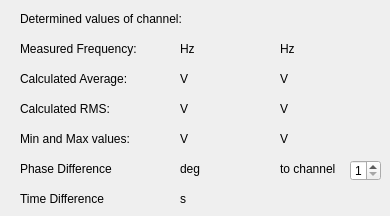
   <widget class="QWidget" name="Measure">
    <property name="toolTip">
     <string>Shows measured values</string>
    </property>
    <attribute name="title">
     <string>Measure</string>
    </attribute>
    <widget class="QLabel" name="labelMeasuredFrequency">
     <property name="geometry">
      <rect>
       <x>20</x>
       <y>40</y>
       <width>141</width>
       <height>17</height>
      </rect>
     </property>
     <property name="text">
      <string>Measured Frequency:</string>
     </property>
    </widget>
    <widget class="QLabel" name="labelCalculatedRMS">
     <property name="geometry">
      <rect>
       <x>20</x>
       <y>100</y>
       <width>141</width>
       <height>17</height>
      </rect>
     </property>
     <property name="text">
      <string>Calculated RMS:</string>
     </property>
    </widget>
    <widget class="QLabel" name="labelMinMaxValue">
     <property name="geometry">
      <rect>
       <x>20</x>
       <y>130</y>
       <width>141</width>
       <height>17</height>
      </rect>
     </property>
     <property name="text">
      <string>Min and Max values:</string>
     </property>
    </widget>
    <widget class="QDoubleLableWithUnit" name="valueMeasuredFrequency">
     <property name="geometry">
      <rect>
       <x>180</x>
       <y>40</y>
       <width>81</width>
       <height>17</height>
      </rect>
     </property>
     <property name="text">
      <string>Hz</string>
     </property>
    </widget>
    <widget class="QDoubleLableWithUnit" name="valueMeasuredMin">
     <property name="geometry">
      <rect>
       <x>180</x>
       <y>130</y>
       <width>81</width>
       <height>17</height>
      </rect>
     </property>
     <property name="text">
      <string>V</string>
     </property>
    </widget>
    <widget class="QDoubleLableWithUnit" name="valueMeasuredMax">
     <property name="geometry">
      <rect>
       <x>280</x>
       <y>130</y>
       <width>81</width>
       <height>17</height>
      </rect>
     </property>
     <property name="text">
      <string>V</string>
     </property>
    </widget>
    <widget class="QDoubleLableWithUnit" name="valueCalculatedRMS">
     <property name="geometry">
      <rect>
       <x>180</x>
       <y>100</y>
       <width>81</width>
       <height>17</height>
      </rect>
     </property>
     <property name="text">
      <string>V</string>
     </property>
    </widget>
    <widget class="QLabel" name="labelCalculatedAVG">
     <property name="geometry">
      <rect>
       <x>20</x>
       <y>70</y>
       <width>141</width>
       <height>17</height>
      </rect>
     </property>
     <property name="text">
      <string>Calculated Average:</string>
     </property>
    </widget>
    <widget class="QDoubleLableWithUnit" name="valueCalculatedAVG">
     <property name="geometry">
      <rect>
       <x>180</x>
       <y>70</y>
       <width>81</width>
       <height>17</height>
      </rect>
     </property>
     <property name="text">
      <string>V</string>
     </property>
    </widget>
    <widget class="QLabel" name="labelMeasuredPhase">
     <property name="geometry">
      <rect>
       <x>20</x>
       <y>160</y>
       <width>141</width>
       <height>17</height>
      </rect>
     </property>
     <property name="text">
      <string>Phase Difference</string>
     </property>
    </widget>
    <widget class="QDoubleLableWithUnit" name="valueMeasuredPhase">
     <property name="geometry">
      <rect>
       <x>180</x>
       <y>160</y>
       <width>81</width>
       <height>17</height>
      </rect>
     </property>
     <property name="text">
      <string>deg</string>
     </property>
    </widget>
    <widget class="QLabel" name="labelChannel">
     <property name="geometry">
      <rect>
       <x>20</x>
       <y>10</y>
       <width>191</width>
       <height>17</height>
      </rect>
     </property>
     <property name="text">
      <string>Determined values of channel:</string>
     </property>
    </widget>
    <widget class="QLabel" name="valueChannel">
     <property name="geometry">
      <rect>
       <x>220</x>
       <y>10</y>
       <width>161</width>
       <height>20</height>
      </rect>
     </property>
     <property name="text">
      <string/>
     </property>
    </widget>
    <widget class="QSpinBox" name="spinChannelPhase">
     <property name="geometry">
      <rect>
       <x>350</x>
       <y>160</y>
       <width>31</width>
       <height>21</height>
      </rect>
     </property>
     <property name="minimum">
      <number>1</number>
     </property>
     <property name="maximum">
      <number>2</number>
     </property>
    </widget>
    <widget class="QLabel" name="labelPhaseTo">
     <property name="geometry">
      <rect>
       <x>280</x>
       <y>160</y>
       <width>71</width>
       <height>17</height>
      </rect>
     </property>
     <property name="text">
      <string>to channel</string>
     </property>
    </widget>
    <widget class="QDoubleLableWithUnit" name="valueMeasuredFrequency_avg">
     <property name="geometry">
      <rect>
       <x>280</x>
       <y>40</y>
       <width>81</width>
       <height>17</height>
      </rect>
     </property>
     <property name="text">
      <string>Hz</string>
     </property>
    </widget>
    <widget class="QDoubleLableWithUnit" name="valueCalculatedAVG_avg">
     <property name="geometry">
      <rect>
       <x>280</x>
       <y>70</y>
       <width>81</width>
       <height>17</height>
      </rect>
     </property>
     <property name="text">
      <string>V</string>
     </property>
    </widget>
    <widget class="QDoubleLableWithUnit" name="valueCalculatedRMS_avg">
     <property name="geometry">
      <rect>
       <x>280</x>
       <y>100</y>
       <width>81</width>
       <height>17</height>
      </rect>
     </property>
     <property name="text">
      <string>V</string>
     </property>
    </widget>
    <widget class="QDoubleLableWithUnit" name="valueMeasuredTimeOffset">
     <property name="geometry">
      <rect>
       <x>180</x>
       <y>190</y>
       <width>81</width>
       <height>17</height>
      </rect>
     </property>
     <property name="text">
      <string>s</string>
     </property>
    </widget>
    <widget class="QLabel" name="labelMeasuredTimeOffset">
     <property name="geometry">
      <rect>
       <x>20</x>
       <y>190</y>
       <width>141</width>
       <height>17</height>
      </rect>
     </property>
     <property name="text">
      <string>Time Difference</string>
     </property>
    </widget>
   </widget>
